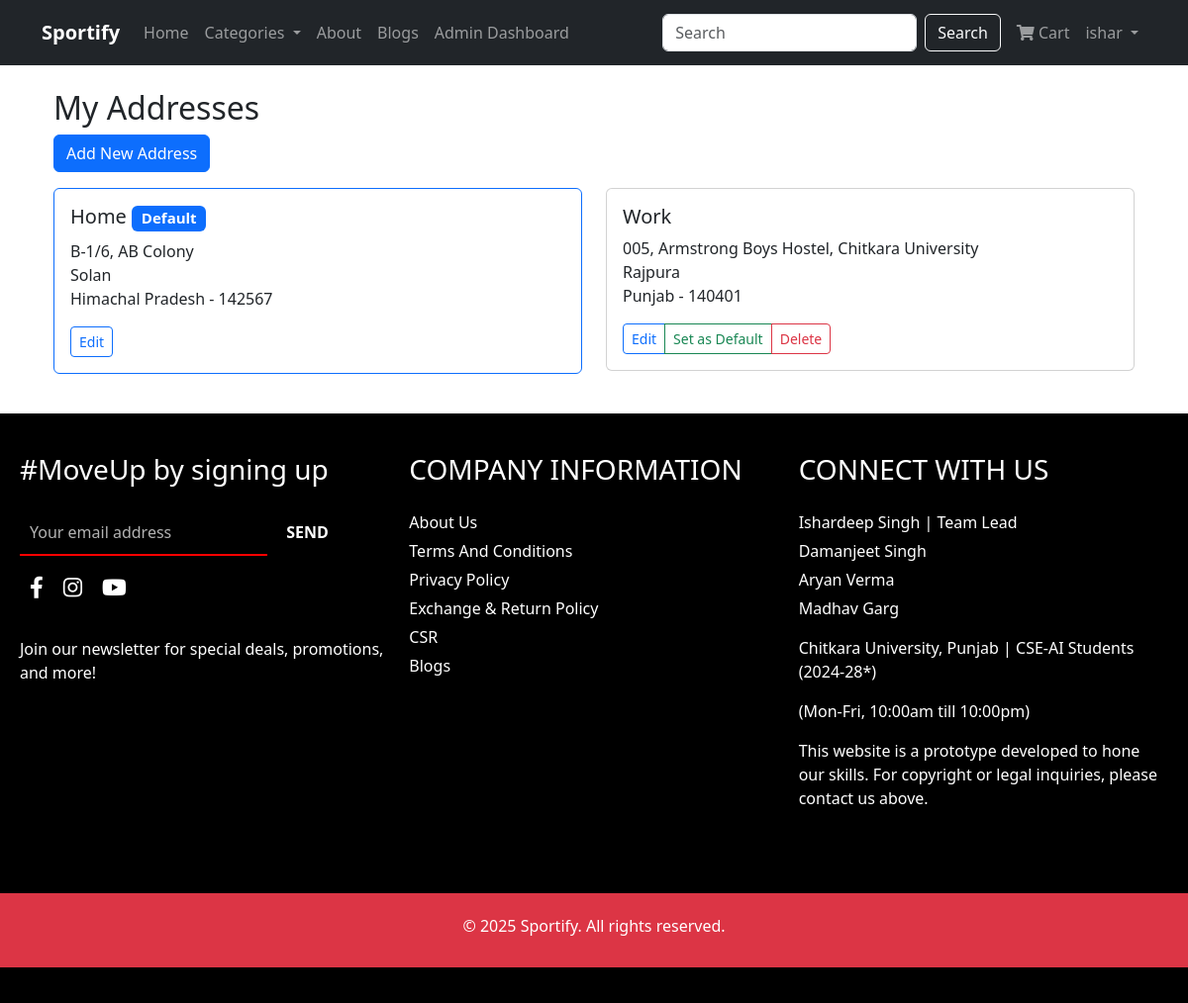
The page /user/addresses/ (signed in) on the database its author committed.
### user_app/models.py (models this page shows, shortened)
class Address(models.Model):
    ADDRESS_TYPE_CHOICES = [
        ('HOME', 'Home'),
        ('WORK', 'Work'),
        ('OTHER', 'Other'),
    ]
    user = models.ForeignKey(User, on_delete=models.CASCADE, related_name='addresses')
    address_type = models.CharField(max_length=10, choices=ADDRESS_TYPE_CHOICES, default='HOME')
    is_default = models.BooleanField(default=False)
    house_street = models.CharField(max_length=200)
    landmark = models.CharField(max_length=100, blank=True, null=True)
    pincode = models.CharField(max_length=10)
    state = models.CharField(max_length=100)

### user_app/views.py (the view)
# urls.py: path('addresses/', views.address_list, name='address_list'),
@login_required
def address_list(request):
    addresses = Address.objects.filter(user=request.user).order_by('-is_default', 'id')
    return render(request, 'user_app/address_list.html', {'addresses': addresses})

### cart_app/context_processors.py (called while the page is built)
def cart_count(request):
    count = 0
    if request.user.is_authenticated:
        count = CartItem.objects.filter(user=request.user).count()
    return {'cart_count': count}

def categories_processor(request):
    categories = Category.objects.all()
    return {'categories': categories}

def featured_products(request):
    featured = list(Product.objects.all().order_by('?')[:8])
    return {'featured_products': featured}

### user_app/context_processors.py (called while the page is built)
def user_address(request):
    address = None
    if request.user.is_authenticated:
        try:
            address = Address.objects.filter(user=request.user, is_default=True).first()
            if not address:
                address = Address.objects.filter(user=request.user).first()
        except Address.DoesNotExist:
            pass
    return {'address': address}

### templates/user_app/address_list.html (shortened to what this page needs)
{% extends 'base.html' %}
{% block content %}
<div class="container mt-4">
    <div class="row">
        <div class="col-12">
            <h2>My Addresses</h2>
            <a href="{% url 'address_create' %}" class="btn btn-primary mb-3">Add New Address</a>
            <div class="row">
                {% for address in addresses %}
                    <div class="col-md-6 mb-3">
                        <div class="card {% if address.is_default %}border-primary{% endif %}">
                            <div class="card-body">
                                <h5 class="card-title">{{ address.get_address_type_display }}
                                    {% if address.is_default %}
                                        <span class="badge bg-primary">Default</span>
                                    {% endif %}
                                </h5>
                                <p class="card-text">
                                    {{ address.house_street }}<br>
                                    {% if address.landmark %}{{ address.landmark }}<br>{% endif %}
                                    {{ address.state }} - {{ address.pincode }}
                                </p>
                                <div class="btn-group">
                                    <a href="{% url 'address_edit' address.pk %}" class="btn btn-sm btn-outline-primary">Edit</a>
                                    {% if not address.is_default %}
                                        <a href="{% url 'set_default_address' address.pk %}" class="btn btn-sm btn-outline-success">Set as Default</a>
                                        <a href="{% url 'address_delete' address.pk %}" class="btn btn-sm btn-outline-danger" onclick="return confirm('Are you sure you want to delete this address?')">Delete</a>
                                    {% endif %}
                                </div>
                            </div>
                        </div>
                    </div>
                {% empty %}
                    <div class="col-12">
                        <div class="alert alert-info">
                            You haven't added any addresses yet. Click "Add New Address" to get started.
                        </div>
                    </div>
                {% endfor %}
            </div>
        </div>
    </div>
</div>
{% endblock %}

### templates/base.html (shortened to what this page needs)
<!DOCTYPE html>
<html lang="en">
<head>
    <link href="https://cdn.jsdelivr.net/npm/bootstrap@5.3.0-alpha1/dist/css/bootstrap.min.css" rel="stylesheet">
    <link rel="stylesheet" href="https://cdnjs.cloudflare.com/ajax/libs/font-awesome/6.0.0/css/all.min.css">
    <link rel="stylesheet" href="https://cdnjs.cloudflare.com/ajax/libs/font-awesome/5.15.4/css/all.min.css">
</head>
<body>
    <nav class="navbar navbar-expand-lg navbar-dark bg-dark">
        <div class="container">
            <a class="navbar-brand" href="{% url 'index' %}"><strong>Sportify</strong></a>
            <div class="collapse navbar-collapse" id="navbarNav">
                <ul class="navbar-nav me-auto">
                    <li class="nav-item">
                        <a class="nav-link" href="{% url 'index' %}">Home</a>
                    </li>
                    <li class="nav-item dropdown">
                        <a class="nav-link dropdown-toggle" href="#" id="navbarDropdown" role="button"
                            data-bs-toggle="dropdown">
                            Categories
                        </a>
                    </li>
                    <li class="nav-item">
                        <a class="nav-link" href="{% url 'about' %}">About</a>
                    </li>
                    <li class="nav-item">
                        <a class="nav-link" href="{% url 'blogs' %}">Blogs</a>
                    </li>
                    {% if user.is_authenticated and user.is_staff %}
                    <li class="nav-item">
                        <a class="nav-link" href="http://127.0.0.1:8000/admin/">Admin Dashboard</a>
                    </li>
                    {% endif %}
                </ul>
                <form class="d-flex mx-2" action="{% url 'search' %}" method="GET">
                    <input class="form-control me-2" type="search" name="query" placeholder="Search"
                        aria-label="Search">
                    <button class="btn btn-outline-light" type="submit">Search</button>
                </form>
                <ul class="navbar-nav">
                    {% if user.is_authenticated %}
                    <li class="nav-item">
                        <a class="nav-link" href="{% url 'cart' %}">
                            <i class="fas fa-shopping-cart"></i> Cart
                        </a>
                    </li>
                    <li class="nav-item dropdown">
                        <a class="nav-link dropdown-toggle" href="#" id="userDropdown" role="button"
                            data-bs-toggle="dropdown">
                            {{ user.first_name|default:user.username }}
                        </a>
                    </li>
                    {% endif %}
                </ul>
            </div>
        </div>
    </nav>
    <div class="container my-4">
        {% block content %}{% endblock %}
    </div>
    <footer>
        <div class="footer-container">
            <div class="newsletter">
                <h3>#MoveUp by signing up</h3>
                <form action="{% url 'subscribe' %}">
                    <input type="email" placeholder="Your email address" id="box" required>
                    <button type="submit">SEND</button>
                </form>
                <div class="social-icons">
                    <a href="#" class="social-link"><i class="fab fa-facebook-f"></i></a>
                    <a href="#" class="social-link"><i class="fab fa-instagram"></i></a>
                    <a href="#" class="social-link"><i class="fab fa-youtube"></i></a>
                </div><br>
                <p>Join our newsletter for special deals, promotions, and more!</p>
            </div>
            <div class="company-info">
                <h3>COMPANY INFORMATION</h3>
                <ul>
                    <li><a href="{% url 'about' %}">About Us</a></li>
                    <li><a href="{% url 'tc' %}">Terms And Conditions</a></li>
                    <li><a href="{% url 'privacy_policy' %}">Privacy Policy</a></li>
                    <li><a href="{% url 'exchange_policy' %}">Exchange & Return Policy</a></li>
                    <li><a href="{% url 'csr' %}">CSR</a></li>
                    <li><a href="{% url 'blogs' %}">Blogs</a></li>
                </ul>
            </div>
            <div class="connect" id="contact">
                <h3>CONNECT WITH US</h3>
                <ul>
                    <li><a href="mailto:ishardeep3195.beai24@chitkara.edu.in">Ishardeep Singh</a> | Team Lead</li>
                    <li><a href="mailto:damanjeet3183.beai24@chitkara.edu.in">Damanjeet Singh</a></li>
                    <li><a href="mailto:aryan3181.beai24@chitkara.edu.in">Aryan Verma</a></li>
                    <li><a href="mailto:madhav3219.beai24@chitkara.edu.in">Madhav Garg</a></li>
                </ul>
                <p>Chitkara University, Punjab | CSE-AI Students (2024-28*)</p>
                <p>(Mon-Fri, 10:00am till 10:00pm)</p>
                <p>This website is a prototype developed to hone our skills. For copyright or legal inquiries, please
                    contact us above.</p>
            </div>
        </div>
        <div class="text-center bg-danger text-white py-4 mt-5 mb-3">
            <h6>&copy; {% now "Y" %} Sportify. All rights reserved.</h6>
        </div>
    </footer>
</body>
</html>

### templates/base.html (style rules this page uses)
footer { background-color: black; color: white; padding: 20px 0; }
.footer-container { display: flex; justify-content: space-around; flex-wrap: wrap; padding: 10px; }
.footer-container div { flex: 1; min-width: 200px; margin: 10px; }
.footer-container h3 { margin-bottom: 25px; }
ul { list-style: none; padding: 0; }
ul li { margin: 5px 0; }
ul li a { color: white; text-decoration: none; }
#box { background-color: transparent; border: none; border-bottom: 2px solid red; padding: 10px; width: 250px; font-size: 16px; color: white; outline: none; margin-bottom: 5px; }
#box::placeholder { color: rgba(255, 255, 255, 0.7); }
.newsletter button { padding: 10px 15px; background: none; color: white; border: none; font-size: 16px; cursor: pointer; font-weight: bold; transition: color 0.3s ease; }
.social-icons { margin-top: 35px; display: flex; justify-content: start; gap: 20px; }
.social-icons a { color: white; font-size: 22px; transition: color 0.3s ease; }

### rows shown on the page
Address: address_type "Home", is_default "Default", house_street "B-1/6, AB Colony", landmark "Solan", state "Himachal Pradesh", pincode "142567"
Address: address_type "Work", house_street "005, Armstrong Boys Hostel, Chitkara University", landmark "Rajpura", state "Punjab", pincode "140401", is_default "Set as Default"

### other values the page prints
{{ user.first_name|default:user.username }} "ishar"
